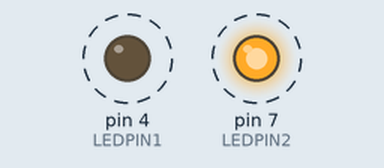
The sketch below on a simulated Arduino Uno, built with avr-gcc and run on an emulated ATmega328P. Parts: output pins drawn as LEDs (lit = HIGH). Dashed ring = blinking. What the sketch prints to the serial monitor is not drawn.

Above: at 0.5 s.
Timing chart, 0 to 4.6 s (numbered marks = the images above):
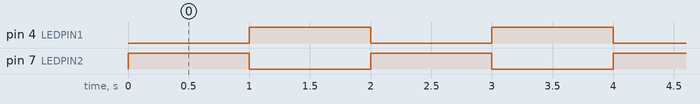

The sketch:

test_LEDs_working.ino
```cpp
boolean onoff = LOW;


#define LEDPIN1 4
#define LEDPIN2 7

void setup() {
  Serial.begin(9600); // Open serial connection at 9600bps
  pinMode(LEDPIN1, OUTPUT);
  pinMode(LEDPIN2, OUTPUT);

}

void loop() {
  if (onoff) {
    Serial.println("ON");
    digitalWrite(LEDPIN1, HIGH);
    digitalWrite(LEDPIN2, LOW);
    onoff = LOW;
  } else {
        Serial.println("OFF");

    digitalWrite(LEDPIN1, LOW);
    digitalWrite(LEDPIN2, HIGH);
    onoff = HIGH;
  }
  delay(1000);
}
```

Measured:
- by itself, pin 4 (LEDPIN1), pin 7 (LEDPIN2): alternates HIGH for 1.0 s and LOW for 1.0 s
